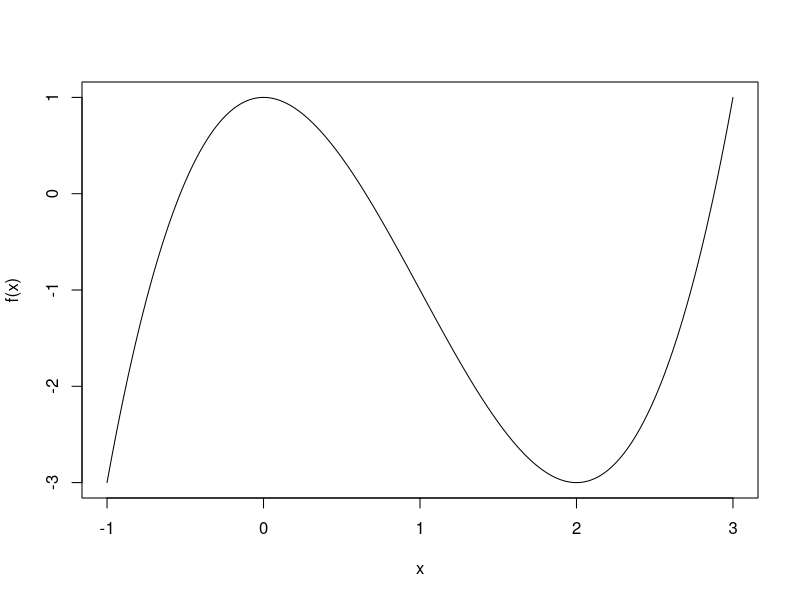

Write the R code that produced this figure.
## ---- chunk 1

f <- function(theta) theta^3 - 3*theta^2 +1 

g <-function(theta) 3*theta^2 - 6*theta

H <- function(theta) 6*theta - 6


x <- seq(-1, 3, 0.01)
plot(x, f(x), type="l")


theta <- numeric()
dif_ <- 1
epsilon <- 0.001
cont <- 1
#theta[1] <- 1.5
theta[1] <- 0.5
while(abs(dif_)>= epsilon){
  cat("cont+1=", cont+1, "\n")
  theta[cont+1] <- theta[cont] - ((H(theta[cont]))^-1)*g(theta[cont])
  cat("theta[", cont+1, "]=", theta[cont+1], "\n")
  dif_ <- theta[cont+1]-theta[cont]
  cat("dif=", dif_, "\n")
  cont <- cont+1
}

theta

## ---- chunk 2
set.seed(2023)
n <- 1000
alpha <- 2
gama <- 0.5

x<- rweibull(n, shape =gama , scale = alpha)

summary(x)

# o valor esperado e
alpha*gamma(1+1/gama)
## ---- chunk 3

# vetor score

g <- function(x, theta){
  n <- length(x)
  alpha <- theta[1]
  gama <- theta[2]
  part1 <- -(n*gama)/alpha + (gama/(alpha^(gama+1)))*sum(x^gama)
  part2 <- n/gama - n*log(alpha) + sum(log(x)) - sum(((x/alpha)^gama)*log(x/alpha))
  return( c(part1, part2))
}


g(x, c(1, 0.5))


# matriz de informação observada 

H <- function(x, theta){
  n <- length(x)
  alpha <- theta[1]
  gama <- theta[2]
  part1 <- (n*gama)/(alpha^2)+gama*(-gama-1)*alpha^(-gama-2)*sum(x^gama)
  part2 <- -n/alpha + (gama/(alpha^(gama+1)))*sum((x^gama)*log(x/alpha))+ alpha^(-gama-1)*sum(x^gama)
  part3 <- -n/(gama^2)-sum(((x/alpha)^gama)*(log(x/alpha))^2)
  h <- matrix(c(part1, part2, part2, part3), ncol=2, nrow=2, byrow=T)
  return(h)
}

H(x, c(1, 0.5))

# metodo de newton-raphson

n.max <- 100
theta <- matrix(NA, nrow=2, ncol=n.max)
dif_ <- 1
epsilon <- 0.001
cont <- 1
theta[, 1] <- c(1, 2)

while(abs(dif_)>= epsilon & cont<=n.max){
  cat("cont+1=", cont+1, "\n")
  theta[ ,cont+1] <- theta[ ,cont] - solve(H(x, theta[ ,cont]))%*%g(x, theta[ ,cont])
  cat("theta[", cont+1, "]=", theta[ ,cont+1], "\n")
  dif_ <- sqrt(sum((theta[ ,cont+1]-theta[ ,cont])^2))
  cat("dif=", dif_, "\n")
  cont <- cont+1
}

cont

theta[, 1:cont]

